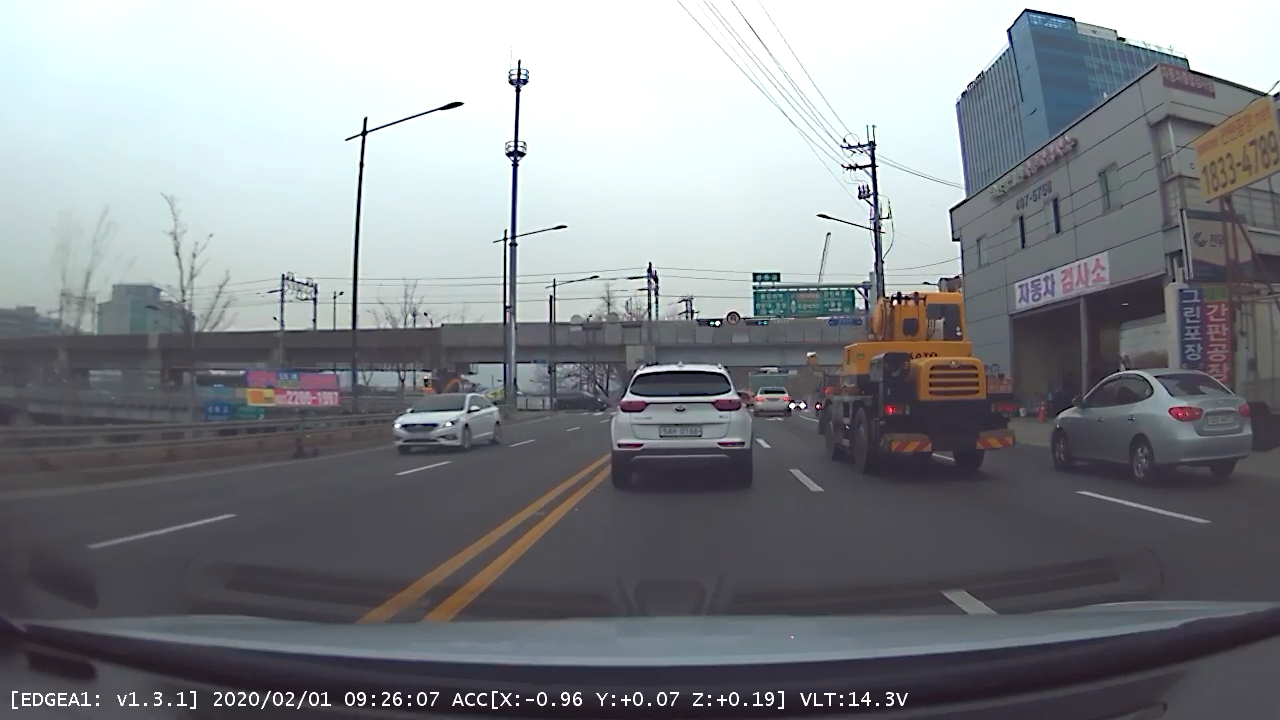
#> input picture Data/blackbox_images/image_01.png, 1280 x 720 px
$ python 12_Image_Split_Color.py
#> lines starting #> are read from the running program, lines starting #| are printed output that depends on the picture; after the words box and inside, x2 and y2 are one past the last pixel; in counts of white or black regions, pixels touching at a corner belong together
### OpenCV/Utils/utils.py
import os
from .wrapper import *


class PathClass():
    def __init__(self):
        path, _ = os.path.split(os.path.abspath(__file__))
        self.data_root = os.path.join(path, "..", "..", "Data")
        self.data_name_list = os.listdir(self.data_root)
        # ['blackbox_images', 'blackbox_videos', 'lanedetection_videos', 'lanedetection_images', 'trafficlight_images', 'trafficlight_videos']


    def get_data(self, get_data_string):
#> called with get_data_string = 'blackbox_images'
        data_root = os.path.join(self.data_root, get_data_string)
        init_list = os.listdir(data_root)
        data_list = []
        for data_name in init_list:
            data_list.append(os.path.join(data_root, data_name))
        return data_list


    def __call__(self, get_data_string):
        if get_data_string in self.data_name_list:
            return self.get_data(get_data_string)
        else:
            print("Wrong data name")
            exit()


def get_single_data(get_data_string, index=0):
    pathClass = PathClass()
    data_list = pathClass(get_data_string)
    return data_list[index]


# [4 lines left out: function get_multiple_datas, not called in this run]


def get_single_image(get_data_string = 'blackbox_images', index=0):
    return get_single_data(get_data_string, index)


def get_single_video(get_data_string = 'blackbox_videos', index=0):
    return get_single_data(get_data_string, index)


def get_multiple_images(get_data_string = 'blackbox_images'):
    return get_multiple_datas(get_data_string)


def get_multiple_videos(get_data_string = 'blackbox_videos'):
    return get_multiple_datas(get_data_string)


# [7 lines left out: function processingSingleImage, not called in this run]


def processingSingleVideo(videoPath, outputPath = "output.avi"):
    videoProcessing(videoPath, outputPath)
    return


# [4 lines left out: function processingMultipleImages, not called in this run]


def processingMultipleVideos(videoList):
    for index, videoPath in enumerate(videoList):
        processingSingleVideo(videoPath, "output_{}.avi".format(index))

### OpenCV/Utils/wrapper.py
import cv2
import numpy as np


# [27 lines left out: functions imageProcessing, checkValidImage, not called in this run]


def imageRead(openpath, flag=cv2.IMREAD_COLOR):
#> called with flag = 1
    image = cv2.imread(openpath, flag)
#> image is the input picture: shape (720, 1280, 3); mean B, G, R 137.5, 133.3, 129.8
    if image is not None:
        print("Image Opened")
        return image
    else:
        print("Image Not Opened")
        print("Program Abort")
        exit()


def imageShow(imagename, image, flag=cv2.WINDOW_NORMAL):
    cv2.namedWindow(imagename, flag)
    cv2.imshow(imagename, image)
    cv2.waitKey()
    return


def imageWrite(imagename, image):
    return cv2.imwrite(imagename, image)


def imageCopy(src_image):
    return np.copy(src_image)


# [49 lines left out: functions videoProcessing, imageParameters, not called in this run]


def getPixel(image, x, y, c=None):
    return image[y, x, c]


def setPixel(image, x, y, value, c=None):
    image[y, x, c] = value
    return image


def cutRectROI(image, x1, y1, x2, y2):
    return image[y1:y2, x1:x2]


# [26 lines left out: functions pasteRectROI, makeBlackImage, fillPolyROI, not called in this run]


def polyROI(image, points):
    mask = fillPolyROI(image, points)
    return cv2.bitwise_and(image, mask)


def convertColor(image, flag=cv2.COLOR_BGR2GRAY):
#> called with flag = 40
    return cv2.cvtColor(image, flag)
#> returned value: shape (720, 1280, 3); mean H, S, V 100.9, 28, 139.3


def splitImage(image):
    return cv2.split(image)


def mergeImage(channel1, channel2, channel3):
    return cv2.merge((channel1, channel2, channel3))


def rangeColor(image, lower, upper):
    result = imageCopy(image)
    return cv2.inRange(result, lower, upper)
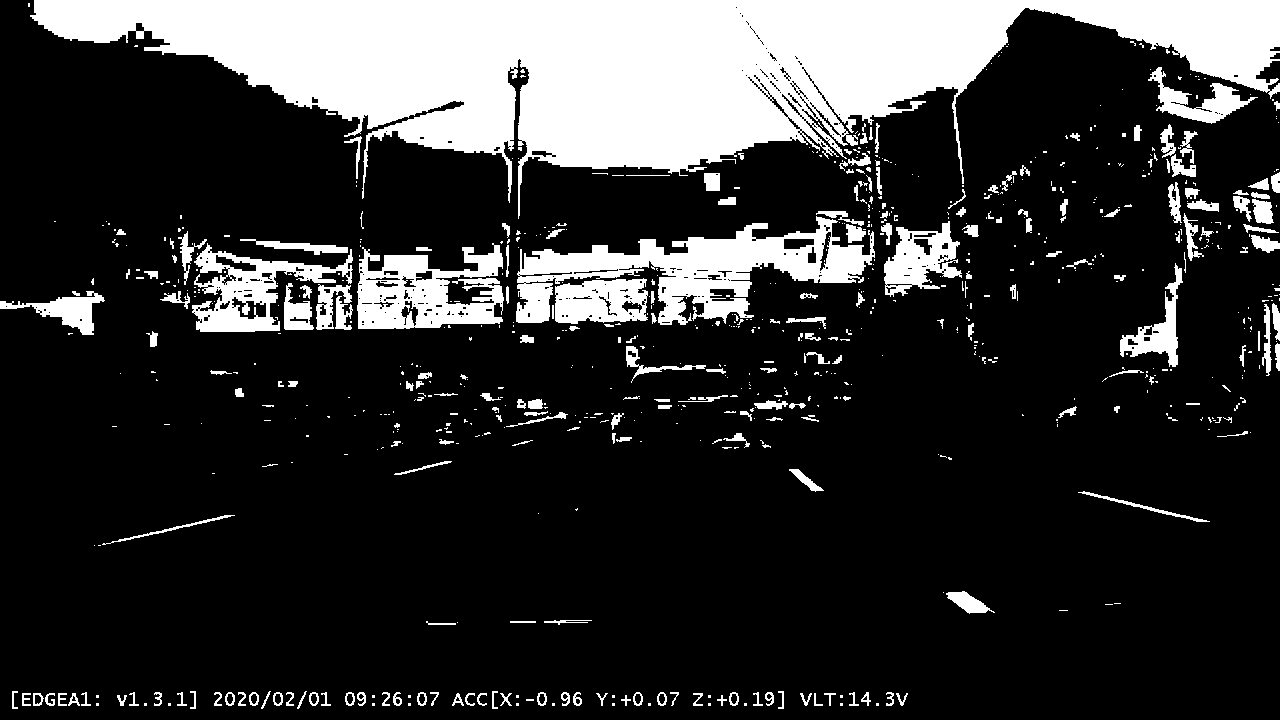
#> returned value: shape (720, 1280); 20.1% white; 768 white regions (546 under 20 px), largest, box (x1, y1, x2, y2) and area: (30, 0, 1280, 219) 122484, (516, 216, 875, 325) 15334, (357, 243, 504, 329) 7836


def splitColor(image, lower, upper):
    result = imageCopy(image)
    mask = rangeColor(result, lower, upper)
    return cv2.bitwise_and(result, result, mask=mask)


def drawLine(image, point1, point2, color=(255, 0, 0), thickness=3, lineType=cv2.LINE_AA):
    result = imageCopy(image)
    return cv2.line(result, point1, point2, color, thickness, lineType)


def drawRect(image, point1, point2, color=(255, 0, 0), thickness=3, lineType=cv2.LINE_AA):
    result = imageCopy(image)
    return cv2.rectangle(result, point1, point2, color, thickness, lineType)


def drawCircle(image, center, radius, color=(255, 0, 0), thickness=3, lineType=cv2.LINE_AA):
    result = imageCopy(image)
    return cv2.circle(result, center, radius, color, thickness, lineType)


def drawEllipse(image, center, axis, angle, startAngle, endAngle, color=(255, 0, 0), thickness=3, lineType=cv2.LINE_AA):
    result = imageCopy(image)
    return cv2.ellipse(result, center, axis, angle, startAngle, endAngle, color, thickness, lineType)


# [4 lines left out: function drawPolygon, not called in this run]


def drawText(image, text, point=(10, 10), font=cv2.FONT_HERSHEY_PLAIN, fontScale=2.0, color=(255,255,255), thickness=3, lineType=cv2.LINE_AA):
    result = imageCopy(image)
    return cv2.putText(result, text, point, font, fontScale, color, thickness, lineType)


def addImage(image1, image2):
    return cv2.add(image1, image2)


# [5 lines left out: function addWeightedImage, not called in this run]


def imageThreshold(image, thresh=128, maxval=255, type=cv2.THRESH_BINARY):
    _, res = cv2.threshold(image, thresh=thresh, maxval=maxval, type=type)
    return res


def imageBlur(image, ksize):
    size = ((ksize+1) * 2 - 1, (ksize+1) * 2 - 1)
    return cv2.blur(image, size)


def imageGaussianBlur(image, ksize, sigmaX, sigmaY):
    size = ((ksize+1) * 2 - 1, (ksize+1) * 2 - 1)
    return cv2.GaussianBlur(image, ksize=size, sigmaX=sigmaX, sigmaY=sigmaY)


def imageMedianBlur(image, size):
    ksize = (size+1) * 2 - 1
    return cv2.medianBlur(image, ksize)


def imageBilateralFilter(image, size, sigmaColor, sigmaSpace):
    d = (size+1) * 2 - 1
    return cv2.bilateralFilter(image, d, sigmaColor=sigmaColor, sigmaSpace=sigmaSpace)


def imageFiltering(image, kernel, ddepth=-1):
    return cv2.filter2D(image, ddepth, kernel)


# [22 lines left out: functions imageEdgePrewitt, imageEdgeSobel, imageEdgeScharr, not called in this run]


def imageEdgeLaplacianCV(image):
    return cv2.Laplacian(image, -1)


# [14 lines left out: functions imageEdgeLaplacianFilter2D, imageEdgeLoG, not called in this run]


def cannyEdge(image, threshold1=100, threshold2=200):
    return cv2.Canny(image, threshold1, threshold2)


# [30 lines left out: functions computeHist, histogramEqualize, not called in this run]


def imageDilation(image, kernel, iterations):
    return cv2.dilate(image, kernel=kernel, iterations=iterations)


def imageErosion(image, kernel, iterations):
    return cv2.erode(image, kernel=kernel, iterations=iterations)


# [17 lines left out: functions imageMorphologicalGradient, imageOpening, imageClosing, not called in this run]


def imageMorphologyKernel(flag=cv2.MORPH_RECT, size=5):
    return cv2.getStructuringElement(flag, (size, size))


def imageMorphologyEx(image, op, kernel, iterations=1):
    return cv2.morphologyEx(image, op=op, kernel=kernel, iterations=iterations)


# [40 lines left out: functions imageResize, imageTranslation, imageRotation, imageAffineTransformation, imagePerspectiveTransformation, not called in this run]


def houghLines(image, rho=1, theta=np.pi/180, threshold=100):
    return cv2.HoughLines(image, rho, theta, threshold)


# [16 lines left out: function drawHoughLines, not called in this run]


def houghLinesP(image, rho=1.0, theta=np.pi/180, threshold=100, minLineLength=10, maxLineGap=100):
    return cv2.HoughLinesP(image, rho, theta, threshold, minLineLength=minLineLength, maxLineGap=maxLineGap)


# [8 lines left out: function drawHoughLinesP, not called in this run]


def houghCircles(image, method=cv2.HOUGH_GRADIENT, dp = 1, minDist = 10, canny = 50, threshold = 30, minRadius = 0, maxRadius = 0):
    circles = cv2.HoughCircles(image, method, dp, minDist, param1=canny, param2=threshold, minRadius=minRadius, maxRadius=maxRadius)
    return circles


# [59 lines left out: functions drawHoughCircles, splitTwoSideLines, splitOneSideLines, medianPoint, not called in this run]


def interpolate(x1, y1, x2, y2, y):
    return int(float(y - y1) * float(x2-x1) / float(y2-y1) + x1)


# [34 lines left out: functions lineFittingOneSide, lineFitting, not called in this run]

### OpenCV/12_Image_Split_Color.py
from Utils.wrapper import *
from Utils.utils import *


'''
def rangeColor(image, lower, upper):
    result = imageCopy(image)
    return cv2.inRange(result, lower, upper)
def splitColor(image, lower, upper):
    result = imageCopy(image)
    mask = rangeColor(result, lower, upper)
    return cv2.bitwise_and(result, result, mask=mask)
'''


data = get_single_image()
image = imageRead(data)
imageShow('image', image)

lower_white_hsv = np.array([0, 0, 100])
upper_white_hsv = np.array([180, 14, 255])
lower_yellow_hsv = np.array([10, 70, 50])
upper_yellow_hsv = np.array([22, 255, 255])

image_hsv = convertColor(image, cv2.COLOR_BGR2HSV)

white_hsv_region = rangeColor(image_hsv, lower_white_hsv, upper_white_hsv)
yellow_hsv_region = rangeColor(image_hsv, lower_yellow_hsv, upper_yellow_hsv)
output_hsv_region = white_hsv_region + yellow_hsv_region
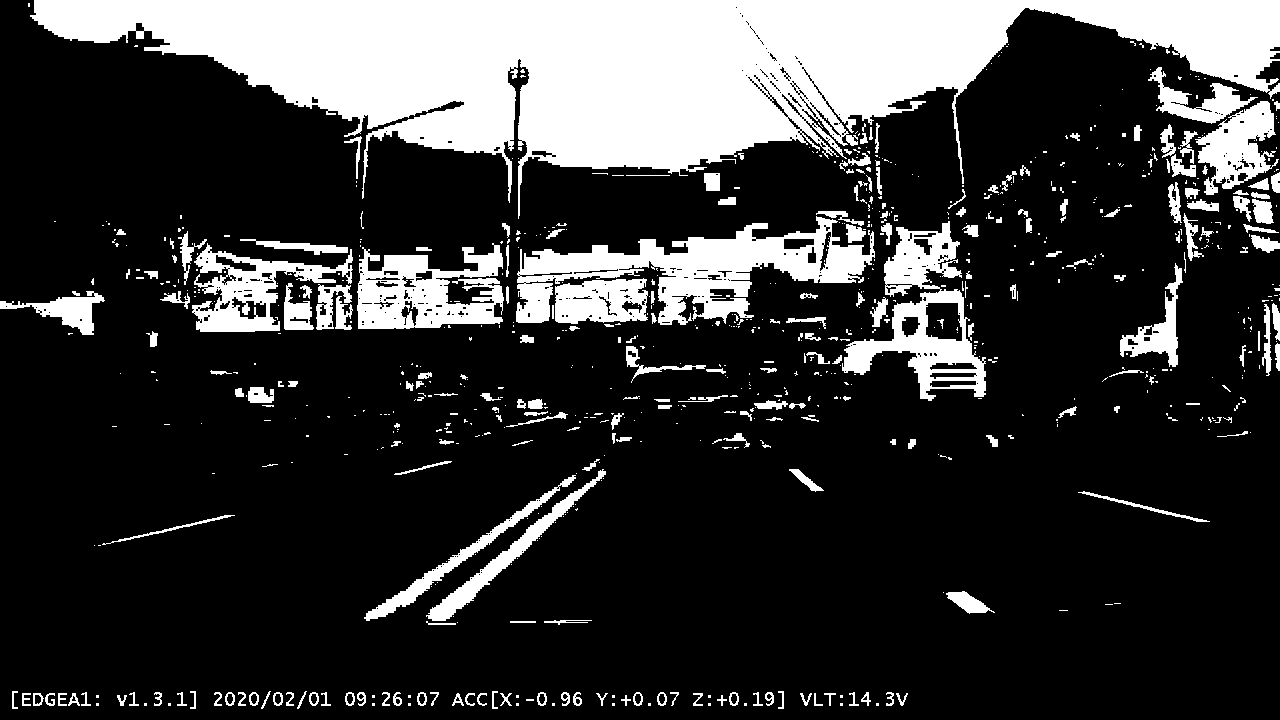
#> output_hsv_region: shape (720, 1280); 21.9% white; 815 white regions (583 under 20 px), largest, box (x1, y1, x2, y2) and area: (30, 0, 1280, 219) 122484, (516, 216, 875, 325) 15334, (842, 221, 986, 401) 8873

white_hsv_overlay = splitColor(image_hsv, lower_white_hsv, upper_white_hsv)
yellow_hsv_overlay = splitColor(image_hsv, lower_yellow_hsv, upper_yellow_hsv)
output_hsv_overlay = white_hsv_overlay + yellow_hsv_overlay
#> output_hsv_overlay: shape (720, 1280, 3); mean H, S, V 12.6, 3.2, 48.9

imageShow("output_hsv_region", output_hsv_region)
imageShow("output_hsv_overlay", convertColor(output_hsv_overlay, cv2.COLOR_HSV2BGR))

lower_white_hls = np.array([0, 100, 0])
upper_white_hls = np.array([180, 255, 10])
lower_yellow_hls = np.array([10, 0, 10])
upper_yellow_hls = np.array([22, 255, 255])

image_hls = convertColor(image, cv2.COLOR_BGR2HLS)

white_hls_region = rangeColor(image_hls, lower_white_hls, upper_white_hls)
yellow_hls_region = rangeColor(image_hls, lower_yellow_hls, upper_yellow_hls)
output_hls_region = white_hls_region + yellow_hls_region
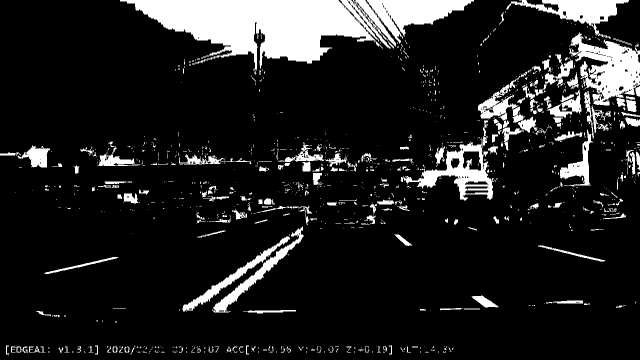
#> output_hls_region: shape (720, 1280) (shown at 1/2 size); min 0, max 255, mean 32.2

white_hls_overlay = splitColor(image_hls, lower_white_hls, upper_white_hls)
yellow_hls_overlay = splitColor(image_hls, lower_yellow_hls, upper_yellow_hls)
output_hls_overlay = white_hls_overlay + yellow_hls_overlay
#> output_hls_overlay: shape (720, 1280, 3); mean of channels 0, 1, 2 4.4, 23.2, 1.7

imageShow("output_hls_region", output_hls_region)
imageShow("output_hls_overlay", convertColor(output_hls_overlay, cv2.COLOR_HLS2BGR))
#> call 4 of convertColor, with flag = 60
#> in convertColor (call 4), `return cv2.cvtColor(image, flag)`:
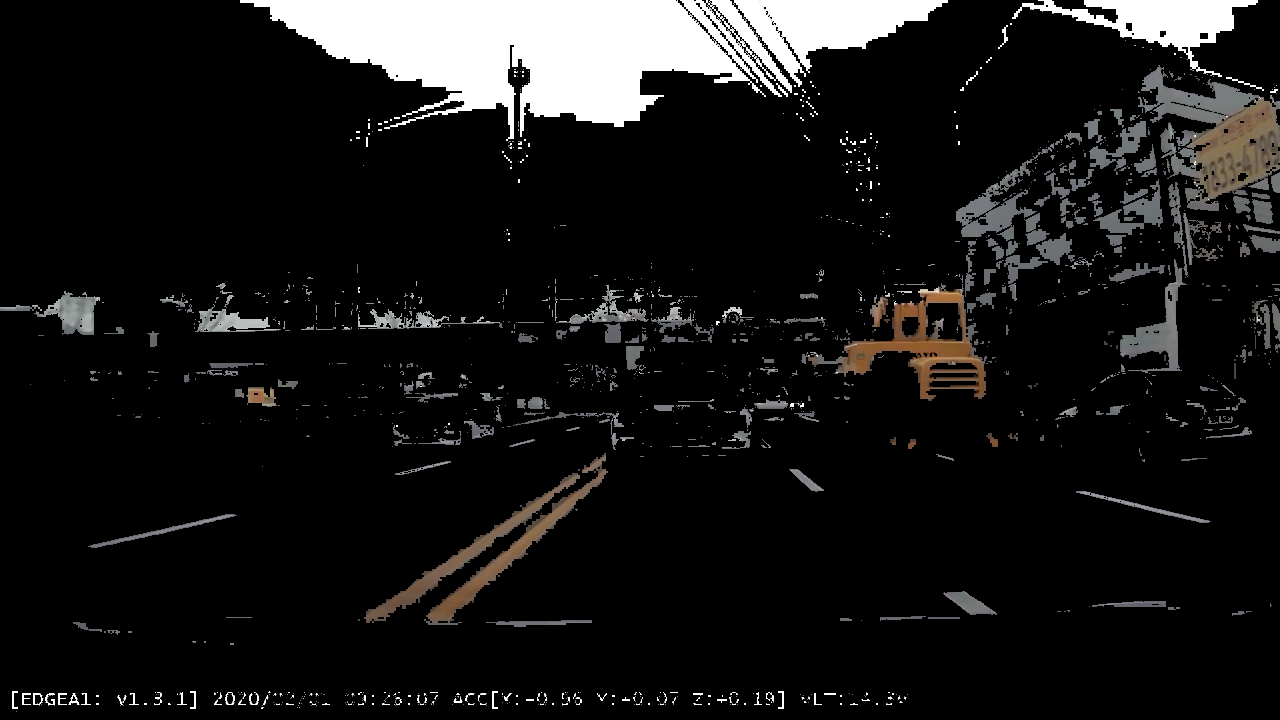
#> returned value: shape (720, 1280, 3); mean B, G, R 22.8, 23.2, 23.6

cv2.destroyAllWindows()
